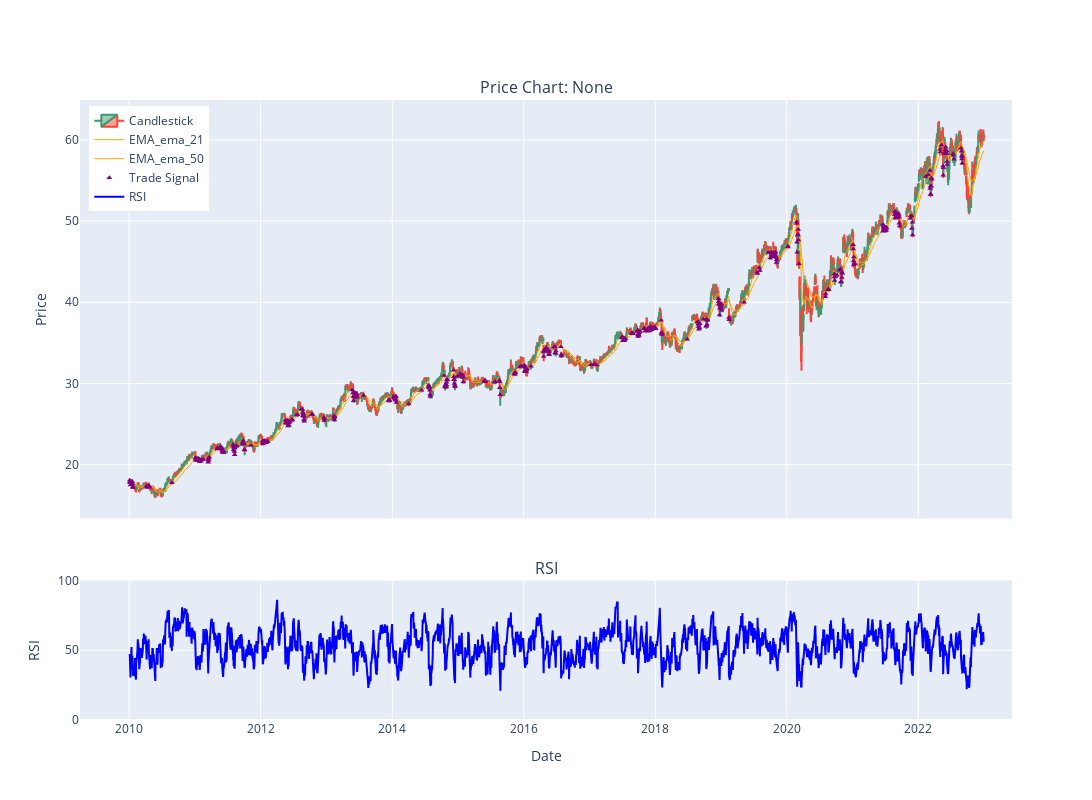

The notebook cell saved with this chart:
### Code cell
###

metric_utils.visualise_pricechart(strategy, start=start_date, end=end_date, indicators=['EMA'], signal_marker=True)

### Figure 1 — Plotly figure (JSON) as saved in the notebook; plotly's stock layout.template omitted (floating-point values rounded to 4 significant figures; data arrays with more than 128 entries replaced by an {"elided": "..."} marker saying what was removed)
{"data": [{"close": {"elided": "3272 float values"}, "high": {"elided": "3272 float values"}, "low": {"elided": "3272 float values"}, "name": "Candlestick", "open": {"elided": "3272 float values"}, "type": "candlestick", "x": {"elided": "3272 str values"}, "xaxis": "x", "yaxis": "y"}, {"line": {"color": "orange", "width": 1}, "mode": "lines", "name": "EMA_ema_21", "type": "scatter", "x": {"elided": "3272 str values"}, "xaxis": "x", "y": {"elided": "3272 float values"}, "yaxis": "y"}, {"line": {"color": "orange", "width": 1}, "mode": "lines", "name": "EMA_ema_50", "type": "scatter", "x": {"elided": "3272 str values"}, "xaxis": "x", "y": {"elided": "3272 float values"}, "yaxis": "y"}, {"marker": {"color": "purple", "size": 5, "symbol": "triangle-up"}, "mode": "markers", "name": "Trade Signal", "type": "scatter", "x": {"elided": "482 str values"}, "xaxis": "x", "y": {"elided": "482 float values"}, "yaxis": "y"}, {"line": {"color": "blue", "width": 2}, "mode": "lines", "name": "RSI", "type": "scatter", "x": {"elided": "3272 str values"}, "xaxis": "x2", "y": {"elided": "3272 float values"}, "yaxis": "y2"}], "layout": {"annotations": [{"font": {"size": 16}, "showarrow": false, "text": "Price Chart: None", "x": 0.5, "xanchor": "center", "xref": "paper", "y": 1, "yanchor": "bottom", "yref": "paper"}, {"font": {"size": 16}, "showarrow": false, "text": "RSI", "x": 0.5, "xanchor": "center", "xref": "paper", "y": 0.225, "yanchor": "bottom", "yref": "paper"}], "height": 800, "legend": {"x": 0.01, "y": 0.99}, "title": {"text": ""}, "width": 1200, "xaxis": {"anchor": "y", "domain": [0, 1], "matches": "x2", "rangeslider": {"visible": false}, "showticklabels": false}, "xaxis2": {"anchor": "y2", "domain": [0, 1], "title": {"text": "Date"}}, "yaxis": {"anchor": "x", "domain": [0.325, 1], "title": {"text": "Price"}}, "yaxis2": {"anchor": "x2", "domain": [0, 0.225], "range": [0, 100], "title": {"text": "RSI"}}}}
